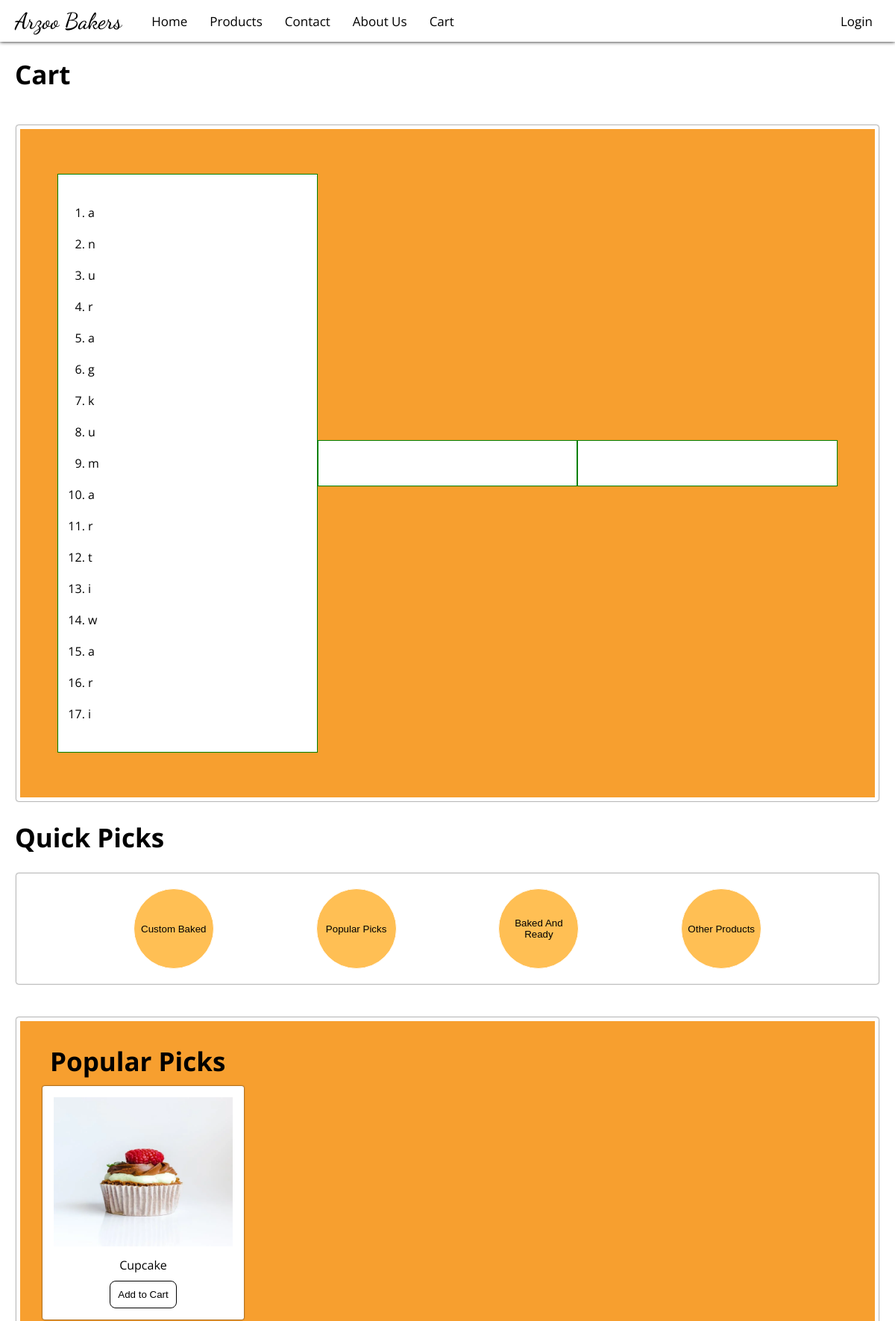
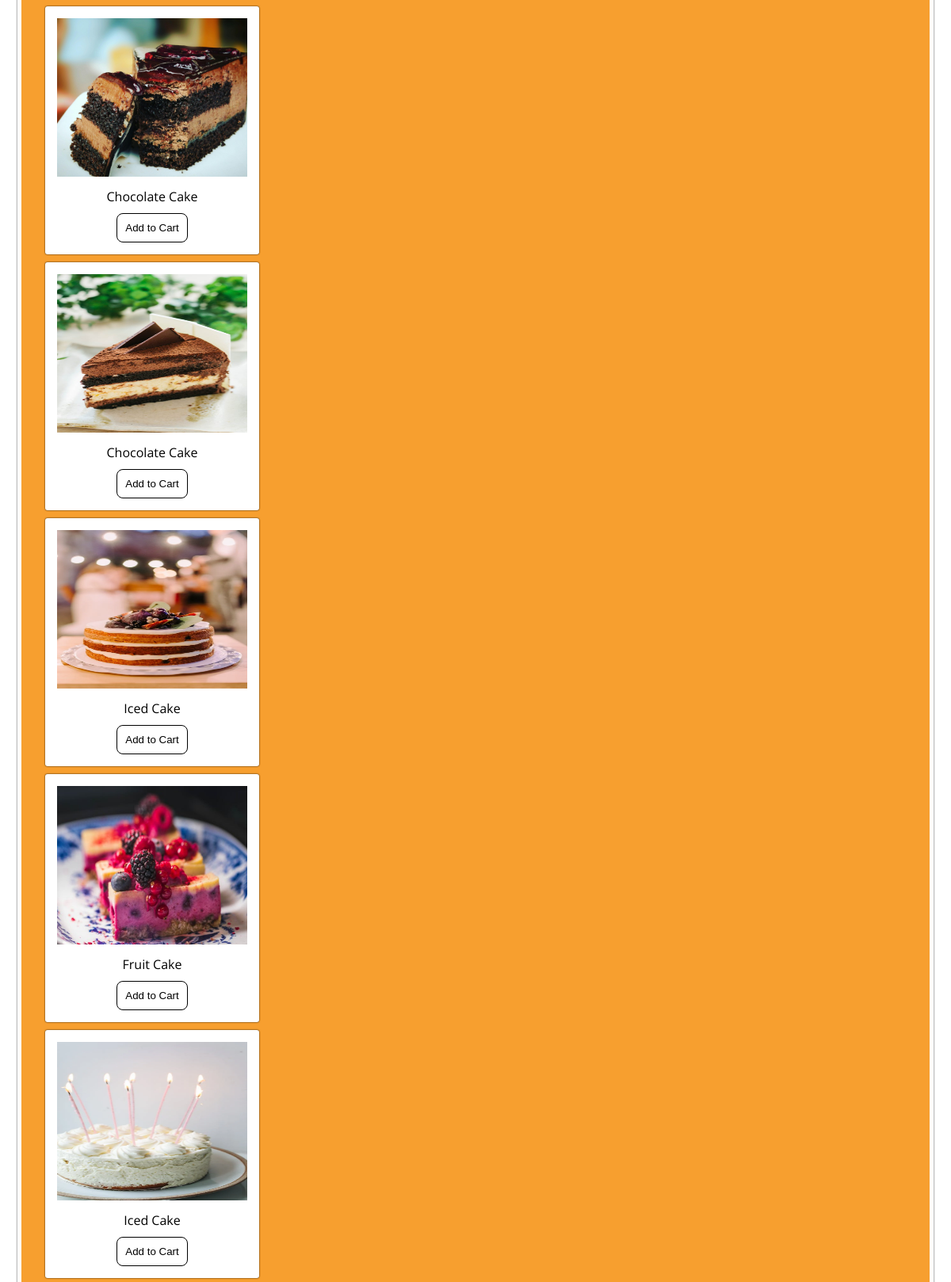
The app's page /cart (signed in, upper part) with its own data (2 pictures, top to bottom).
### products/models.py (models this page shows, shortened)
class popular(models.Model):
    upload = models.FileField(upload_to="uploads/")
    name = models.TextField(max_length=20)
    price = models.IntegerField(default=200)

### pages/views.py (the view)
# urls.py: path('cart',cart,name='cart'),
def cart(request):
    namelist = request.session.get('namelist', [])
    pricelist = request.session.get('pricelist', [])
    indexlist = request.session.get('indexlist', [])
    popular_items = popular.objects.all()
    baked_and_ready_items = baked_and_ready.objects.all()
    return render(request, 'cart.html',{'popular_items':popular_items,'baked_and_ready_items':baked_and_ready_items,'namelist': namelist, 'pricelist': pricelist,'indexlist':indexlist})

### pages/templates/cart.html (shortened to what this page needs)
{% load static %}
<!DOCTYPE html>
<html lang="en">
<head>
    <link rel="stylesheet" href="{% static 'css/main.css'%}">
    <link rel="stylesheet" href="{% static 'css/cardmanager.css'%}" />
    <link rel="stylesheet" href="{% static 'css/header.css' %}">
    <link rel="stylesheet" href="{% static 'css/footer.css' %}">
    <link rel="stylesheet" href="{% static 'css/cart.css' %}">
    <link rel="stylesheet" href="{% static 'css/mobile-css/mobile-navbar.css' %}">
    <link rel="stylesheet" href="{% static 'css/mobile-css/mobile-main.css' %}">
    <link rel="stylesheet" href="{% static 'css/mobile-css/mobile-cardmanager.css' %}">
    <link rel="stylesheet" href="{% static 'css/mobile-css/mobile-footer.css' %}">
    <link rel="stylesheet" href="{% static 'css/mobile-css/mobile-cart.css' %}">
</head>
<body>
    {% include "navbar-index.html" %}
    <h1 class="subheadings">Cart</h1>
    <main>
        <div class="cartholder">
            <ol class="cartul" type="1">
                {% for name in namelist %}
                <li>{{ name }}</li>
                {% endfor %}
            </ol>
            <ul class="cartul" type="none">
            </ul>
            <ul class="cartul" type="none">
            </ul>
        </div>
    </main>
    {% include "main-index.html" %}
</body>
</html>

### pages/templates/main-index.html (shortened to what this page needs)
{% load static %}
<h2 class="subheadings">Quick Picks</h2>
<div class="quickpicks" id="quickpicks">
    <button class="quickcard" onclick="scrollToSection('#custom')">Custom Baked</button>
    <button class="quickcard" onclick="scrollToSection('#popularpicks')">Popular Picks</button>
    <button class="quickcard" onclick="scrollToSection('#bakedandready')">Baked And Ready</button>
    <button class="quickcard" onclick="product()">Other Products</button>
</div>
<main>
    <h2 class="subheadings" id="popularpicks">Popular Picks</h2>
    <div class="cardholder shadow">
        {% for item in popular_items %}
        <div class="card">
            <div class="imageholder">
                <img src="{{item.upload.url}}" alt="" class="cardimage">
            </div>
            <p style='font-family:"Open Sans", sans-serif;'>{{item.name}}</p>
            <button class="addtocart" data-name="{{item.name}}" data-price="{{item.price}}" style="
                padding: 10px 10px;
                background-color: white;
                color: black;
                margin: 10px 10px;
                border-radius: 8px;
                border: 1px black solid;
            ">Add to Cart</button>
        </div>
        {% endfor %}
    </div>
</main>

### pages/static/css/main.css (style rules this page uses)
main { padding: 30px 20px; background-color: #F79F2F; margin: 25px 22px; border-radius: 3px; border: 5px white solid; box-shadow: 0px 0px 2px 0px; margin-top: 45px; }
.subheadings { margin-left: 20px; font-size: 35px; font-family: "Open Sans", sans-serif; }
.quickpicks { display: flex; align-items: center; justify-content: space-evenly; flex-direction: row; box-shadow: 0px 0px 2px 0px ; margin: 25px 22px; padding: 20px 20px; border-radius: 3px; }
.quickcard { height: 9vw; width: 9vw; background-color: #FFBF54; color: black; transition: transform 0.3s ease-in; border-radius: 1000px; border: 1px white solid; }

### pages/static/css/cardmanager.css (style rules this page uses)
.card { display: flex; align-items: center; flex-direction: column; box-shadow: 0px 0px 2px 0px; height: fit-content; width: fit-content; padding: 5px 5px; margin: 10px 10px; background-color: white; border-radius: 3px; }
.imageholder { margin: 5px 5px; padding: 5px 5px; width: fit-content; height: fit-content; }
.cardimage { height: 25vh; width: 30vh; }
.addtocart { padding: 10px 10px; }

### pages/static/css/header.css (style rules this page uses)
* { box-sizing: border-box; margin: 0px 0px; padding: 0px 0px; }

### pages/static/css/cart.css (style rules this page uses)
.cartholder { display: flex; flex-direction: row; padding: 30px 30px; align-items: center; justify-content: center; }
.cartul { display: flex; flex-direction: column; border: 1px green solid; padding: 30px 30px; width: 40vw; background-color: white; }
.cartholder li { margin: 10px 10px; font-family: "Open Sans", sans-serif; }

### records on screen
popular: upload (picture), name "Cupcake"
popular: upload (picture), name "Chocolate Cake"
popular: upload (picture), name "Chocolate Cake"
popular: upload (picture), name "Iced Cake"
popular: upload (picture), name "Fruit Cake"
popular: upload (picture), name "Iced Cake"

### other values on screen
{{ name }} "a" "n" "u" "r" "a" "g" "k" "u" "m" "a" "r" "t" "i" "w" "a" "r" "i"
